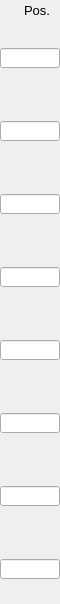
    <widget class="PyDMFrame" name="composite">
      <property name="geometry">
        <rect>
          <x>660</x>
          <y>61</y>
          <width>60</width>
          <height>604</height>
        </rect>
      </property>
      <widget class="QLabel" name="text_18">
        <property name="geometry">
          <rect>
            <x>10</x>
            <y>0</y>
            <width>40</width>
            <height>20</height>
          </rect>
        </property>
        <property name="text">
          <string>Pos.</string>
        </property>
        <property name="font" stdset="0">
          <font>
            <pointsize>10</pointsize>
          </font>
        </property>
        <property name="brush" stdset="0">
          <brush brushstyle="SolidPattern">
            <color alpha="255">
              <red>0</red>
              <green>0</green>
              <blue>0</blue>
            </color>
          </brush>
        </property>
        <property name="toolTip">
          <string>text_18</string>
        </property>
        <property name="alignment">
          <set>Qt::AlignRight|Qt::AlignTrailing|Qt::AlignVCenter</set>
        </property>
        <property name="styleSheet">
          <string notr="true">QLabel#text_18 {
  color: rgb(0, 0, 0);
  }</string>
        </property>
      </widget>
      <widget class="PyDMSlider" name="valuator">
        <property name="geometry">
          <rect>
            <x>0</x>
            <y>73</y>
            <width>60</width>
            <height>20</height>
          </rect>
        </property>
        <property name="channel" stdset="0">
          <string>ca://${P}${O1}PositionX</string>
        </property>
        <property name="toolTip">
          <string>${P}${O1}PositionX</string>
        </property>
        <property name="orientation" stdset="0">
          <string>Qt::Horizontal</string>
        </property>
        <property name="showLimitLabels" stdset="0">
          <bool>true</bool>
        </property>
        <property name="showValueLabel" stdset="0">
          <bool>false</bool>
        </property>
        <property name="showUnits" stdset="0">
          <bool>false</bool>
        </property>
        <property name="tickPosition" stdset="0">
          <enum>QSlider::NoTicks</enum>
        </property>
        <property name="precision" stdset="0">
          <number>1</number>
        </property>
        <property name="styleSheet">
          <string notr="true">PyDMSlider#valuator {
  color: rgb(0, 0, 0);
  background-color: rgb(115, 223, 255);
  }</string>
        </property>
      </widget>
      <widget class="PyDMLineEdit" name="text_entry_32">
        <property name="geometry">
          <rect>
            <x>0</x>
            <y>48</y>
            <width>60</width>
            <height>20</height>
          </rect>
        </property>
        <property name="channel" stdset="0">
          <string>ca://${P}${O1}PositionX</string>
        </property>
        <property name="toolTip">
          <string>${P}${O1}PositionX</string>
        </property>
        <property name="font" stdset="0">
          <font>
            <pointsize>10</pointsize>
          </font>
        </property>
        <property name="styleSheet">
          <string notr="true">PyDMLineEdit#text_entry_32 {
  color: rgb(0, 0, 0);
  background-color: rgb(115, 223, 255);
  border: 1px solid black;
  margin: 0px;
  padding: 0px;
  spacing: 0px;
  }</string>
        </property>
      </widget>
      <widget class="PyDMLabel" name="text_update_56">
        <property name="geometry">
          <rect>
            <x>0</x>
            <y>25</y>
            <width>60</width>
            <height>18</height>
          </rect>
        </property>
        <property name="toolTip">
          <string>PV: ${P}${O1}PositionX_RBV</string>
        </property>
        <property name="channel" stdset="0">
          <string>ca://${P}${O1}PositionX_RBV</string>
        </property>
        <property name="font" stdset="0">
          <font>
            <pointsize>10</pointsize>
          </font>
        </property>
        <property name="alignment">
          <set>Qt::AlignCenter</set>
        </property>
        <property name="textInteractionFlags">
          <set>Qt::TextSelectableByKeyboard|Qt::TextSelectableByMouse</set>
        </property>
        <property name="styleSheet">
          <string notr="true">PyDMLabel#text_update_56 {
  color: rgb(10, 0, 184);
  background-color: rgb(187, 187, 187);
  }</string>
        </property>
      </widget>
      <widget class="PyDMSlider" name="valuator_1">
        <property name="geometry">
          <rect>
            <x>0</x>
            <y>146</y>
            <width>60</width>
            <height>20</height>
          </rect>
        </property>
        <property name="channel" stdset="0">
          <string>ca://${P}${O2}PositionX</string>
        </property>
        <property name="toolTip">
          <string>${P}${O2}PositionX</string>
        </property>
        <property name="orientation" stdset="0">
          <string>Qt::Horizontal</string>
        </property>
        <property name="showLimitLabels" stdset="0">
          <bool>true</bool>
        </property>
        <property name="showValueLabel" stdset="0">
          <bool>false</bool>
        </property>
        <property name="showUnits" stdset="0">
          <bool>false</bool>
        </property>
        <property name="tickPosition" stdset="0">
          <enum>QSlider::NoTicks</enum>
        </property>
        <property name="precision" stdset="0">
          <number>1</number>
        </property>
        <property name="styleSheet">
          <string notr="true">PyDMSlider#valuator_1 {
  color: rgb(0, 0, 0);
  background-color: rgb(115, 223, 255);
  }</string>
        </property>
      </widget>
      <widget class="PyDMLineEdit" name="text_entry_33">
        <property name="geometry">
          <rect>
            <x>0</x>
            <y>121</y>
            <width>60</width>
            <height>20</height>
          </rect>
        </property>
        <property name="channel" stdset="0">
          <string>ca://${P}${O2}PositionX</string>
        </property>
        <property name="toolTip">
          <string>${P}${O2}PositionX</string>
        </property>
        <property name="font" stdset="0">
          <font>
            <pointsize>10</pointsize>
          </font>
        </property>
        <property name="styleSheet">
          <string notr="true">PyDMLineEdit#text_entry_33 {
  color: rgb(0, 0, 0);
  background-color: rgb(115, 223, 255);
  border: 1px solid black;
  margin: 0px;
  padding: 0px;
  spacing: 0px;
  }</string>
        </property>
      </widget>
      <widget class="PyDMLabel" name="text_update_57">
        <property name="geometry">
          <rect>
            <x>0</x>
            <y>98</y>
            <width>60</width>
            <height>18</height>
          </rect>
        </property>
        <property name="toolTip">
          <string>PV: ${P}${O2}PositionX_RBV</string>
        </property>
        <property name="channel" stdset="0">
          <string>ca://${P}${O2}PositionX_RBV</string>
        </property>
        <property name="font" stdset="0">
          <font>
            <pointsize>10</pointsize>
          </font>
        </property>
        <property name="alignment">
          <set>Qt::AlignCenter</set>
        </property>
        <property name="textInteractionFlags">
          <set>Qt::TextSelectableByKeyboard|Qt::TextSelectableByMouse</set>
        </property>
        <property name="styleSheet">
          <string notr="true">PyDMLabel#text_update_57 {
  color: rgb(10, 0, 184);
  background-color: rgb(187, 187, 187);
  }</string>
        </property>
      </widget>
      <widget class="PyDMSlider" name="valuator_2">
        <property name="geometry">
          <rect>
            <x>0</x>
            <y>219</y>
            <width>60</width>
            <height>20</height>
          </rect>
        </property>
        <property name="channel" stdset="0">
          <string>ca://${P}${O3}PositionX</string>
        </property>
        <property name="toolTip">
          <string>${P}${O3}PositionX</string>
        </property>
        <property name="orientation" stdset="0">
          <string>Qt::Horizontal</string>
        </property>
        <property name="showLimitLabels" stdset="0">
          <bool>true</bool>
        </property>
        <property name="showValueLabel" stdset="0">
          <bool>false</bool>
        </property>
        <property name="showUnits" stdset="0">
          <bool>false</bool>
        </property>
        <property name="tickPosition" stdset="0">
          <enum>QSlider::NoTicks</enum>
        </property>
        <property name="precision" stdset="0">
          <number>1</number>
        </property>
        <property name="styleSheet">
          <string notr="true">PyDMSlider#valuator_2 {
  color: rgb(0, 0, 0);
  background-color: rgb(115, 223, 255);
  }</string>
        </property>
      </widget>
      <widget class="PyDMLineEdit" name="text_entry_34">
        <property name="geometry">
          <rect>
            <x>0</x>
            <y>194</y>
            <width>60</width>
            <height>20</height>
          </rect>
        </property>
        <property name="channel" stdset="0">
          <string>ca://${P}${O3}PositionX</string>
        </property>
        <property name="toolTip">
          <string>${P}${O3}PositionX</string>
        </property>
        <property name="font" stdset="0">
          <font>
            <pointsize>10</pointsize>
          </font>
        </property>
        <property name="styleSheet">
          <string notr="true">PyDMLineEdit#text_entry_34 {
  color: rgb(0, 0, 0);
  background-color: rgb(115, 223, 255);
  border: 1px solid black;
  margin: 0px;
  padding: 0px;
  spacing: 0px;
  }</string>
        </property>
      </widget>
      <widget class="PyDMLabel" name="text_update_58">
        <property name="geometry">
          <rect>
            <x>0</x>
            <y>171</y>
            <width>60</width>
            <height>18</height>
          </rect>
        </property>
        <property name="toolTip">
          <string>PV: ${P}${O3}PositionX_RBV</string>
        </property>
        <property name="channel" stdset="0">
          <string>ca://${P}${O3}PositionX_RBV</string>
        </property>
        <property name="font" stdset="0">
          <font>
            <pointsize>10</pointsize>
          </font>
        </property>
        <property name="alignment">
          <set>Qt::AlignCenter</set>
        </property>
        <property name="textInteractionFlags">
          <set>Qt::TextSelectableByKeyboard|Qt::TextSelectableByMouse</set>
        </property>
        <property name="styleSheet">
          <string notr="true">PyDMLabel#text_update_58 {
  color: rgb(10, 0, 184);
  background-color: rgb(187, 187, 187);
  }</string>
        </property>
      </widget>
      <widget class="PyDMSlider" name="valuator_3">
        <property name="geometry">
          <rect>
            <x>0</x>
            <y>292</y>
            <width>60</width>
            <height>20</height>
          </rect>
        </property>
        <property name="channel" stdset="0">
          <string>ca://${P}${O4}PositionX</string>
        </property>
        <property name="toolTip">
          <string>${P}${O4}PositionX</string>
        </property>
        <property name="orientation" stdset="0">
          <string>Qt::Horizontal</string>
        </property>
        <property name="showLimitLabels" stdset="0">
          <bool>true</bool>
        </property>
        <property name="showValueLabel" stdset="0">
          <bool>false</bool>
        </property>
        <property name="showUnits" stdset="0">
          <bool>false</bool>
        </property>
        <property name="tickPosition" stdset="0">
          <enum>QSlider::NoTicks</enum>
        </property>
        <property name="precision" stdset="0">
          <number>1</number>
        </property>
        <property name="styleSheet">
          <string notr="true">PyDMSlider#valuator_3 {
  color: rgb(0, 0, 0);
  background-color: rgb(115, 223, 255);
  }</string>
        </property>
      </widget>
      <widget class="PyDMLineEdit" name="text_entry_35">
        <property name="geometry">
          <rect>
            <x>0</x>
            <y>267</y>
            <width>60</width>
            <height>20</height>
          </rect>
        </property>
        <property name="channel" stdset="0">
          <string>ca://${P}${O4}PositionX</string>
        </property>
        <property name="toolTip">
          <string>${P}${O4}PositionX</string>
        </property>
        <property name="font" stdset="0">
          <font>
            <pointsize>10</pointsize>
          </font>
        </property>
        <property name="styleSheet">
          <string notr="true">PyDMLineEdit#text_entry_35 {
  color: rgb(0, 0, 0);
  background-color: rgb(115, 223, 255);
  border: 1px solid black;
  margin: 0px;
  padding: 0px;
  spacing: 0px;
  }</string>
        </property>
      </widget>
      <widget class="PyDMLabel" name="text_update_59">
        <property name="geometry">
          <rect>
            <x>0</x>
            <y>244</y>
            <width>60</width>
            <height>18</height>
          </rect>
        </property>
        <property name="toolTip">
          <string>PV: ${P}${O4}PositionX_RBV</string>
        </property>
        <property name="channel" stdset="0">
          <string>ca://${P}${O4}PositionX_RBV</string>
        </property>
        <property name="font" stdset="0">
          <font>
            <pointsize>10</pointsize>
          </font>
        </property>
        <property name="alignment">
          <set>Qt::AlignCenter</set>
        </property>
        <property name="textInteractionFlags">
          <set>Qt::TextSelectableByKeyboard|Qt::TextSelectableByMouse</set>
        </property>
        <property name="styleSheet">
          <string notr="true">PyDMLabel#text_update_59 {
  color: rgb(10, 0, 184);
  background-color: rgb(187, 187, 187);
  }</string>
        </property>
      </widget>
      <widget class="PyDMSlider" name="valuator_4">
        <property name="geometry">
          <rect>
            <x>0</x>
            <y>365</y>
            <width>60</width>
            <height>20</height>
          </rect>
        </property>
        <property name="channel" stdset="0">
          <string>ca://${P}${O5}PositionX</string>
        </property>
        <property name="toolTip">
          <string>${P}${O5}PositionX</string>
        </property>
        <property name="orientation" stdset="0">
          <string>Qt::Horizontal</string>
        </property>
        <property name="showLimitLabels" stdset="0">
          <bool>true</bool>
        </property>
        <property name="showValueLabel" stdset="0">
          <bool>false</bool>
        </property>
        <property name="showUnits" stdset="0">
          <bool>false</bool>
        </property>
        <property name="tickPosition" stdset="0">
          <enum>QSlider::NoTicks</enum>
        </property>
        <property name="precision" stdset="0">
          <number>1</number>
        </property>
        <property name="styleSheet">
          <string notr="true">PyDMSlider#valuator_4 {
  color: rgb(0, 0, 0);
  background-color: rgb(115, 223, 255);
  }</string>
        </property>
      </widget>
      <widget class="PyDMLineEdit" name="text_entry_36">
        <property name="geometry">
          <rect>
            <x>0</x>
            <y>340</y>
            <width>60</width>
            <height>20</height>
          </rect>
        </property>
        <property name="channel" stdset="0">
          <string>ca://${P}${O5}PositionX</string>
        </property>
        <property name="toolTip">
          <string>${P}${O5}PositionX</string>
        </property>
        <property name="font" stdset="0">
          <font>
            <pointsize>10</pointsize>
          </font>
        </property>
        <property name="styleSheet">
          <string notr="true">PyDMLineEdit#text_entry_36 {
  color: rgb(0, 0, 0);
  background-color: rgb(115, 223, 255);
  border: 1px solid black;
  margin: 0px;
  padding: 0px;
  spacing: 0px;
  }</string>
        </property>
      </widget>
      <widget class="PyDMLabel" name="text_update_60">
        <property name="geometry">
          <rect>
            <x>0</x>
            <y>317</y>
            <width>60</width>
            <height>18</height>
          </rect>
        </property>
        <property name="toolTip">
          <string>PV: ${P}${O5}PositionX_RBV</string>
        </property>
        <property name="channel" stdset="0">
          <string>ca://${P}${O5}PositionX_RBV</string>
        </property>
        <property name="font" stdset="0">
          <font>
            <pointsize>10</pointsize>
          </font>
        </property>
        <property name="alignment">
          <set>Qt::AlignCenter</set>
        </property>
        <property name="textInteractionFlags">
          <set>Qt::TextSelectableByKeyboard|Qt::TextSelectableByMouse</set>
        </property>
        <property name="styleSheet">
          <string notr="true">PyDMLabel#text_update_60 {
  color: rgb(10, 0, 184);
  background-color: rgb(187, 187, 187);
  }</string>
        </property>
      </widget>
      <widget class="PyDMSlider" name="valuator_5">
        <property name="geometry">
          <rect>
            <x>0</x>
            <y>438</y>
            <width>60</width>
            <height>20</height>
          </rect>
        </property>
        <property name="channel" stdset="0">
          <string>ca://${P}${O6}PositionX</string>
        </property>
        <property name="toolTip">
          <string>${P}${O6}PositionX</string>
        </property>
        <property name="orientation" stdset="0">
          <string>Qt::Horizontal</string>
        </property>
        <property name="showLimitLabels" stdset="0">
          <bool>true</bool>
        </property>
        <property name="showValueLabel" stdset="0">
          <bool>false</bool>
        </property>
        <property name="showUnits" stdset="0">
          <bool>false</bool>
        </property>
        <property name="tickPosition" stdset="0">
          <enum>QSlider::NoTicks</enum>
        </property>
        <property name="precision" stdset="0">
          <number>1</number>
        </property>
        <property name="styleSheet">
          <string notr="true">PyDMSlider#valuator_5 {
  color: rgb(0, 0, 0);
  background-color: rgb(115, 223, 255);
  }</string>
        </property>
      </widget>
      <widget class="PyDMLineEdit" name="text_entry_37">
        <property name="geometry">
          <rect>
            <x>0</x>
            <y>413</y>
            <width>60</width>
            <height>20</height>
          </rect>
        </property>
        <property name="channel" stdset="0">
          <string>ca://${P}${O6}PositionX</string>
        </property>
        <property name="toolTip">
          <string>${P}${O6}PositionX</string>
        </property>
        <property name="font" stdset="0">
          <font>
            <pointsize>10</pointsize>
          </font>
        </property>
        <property name="styleSheet">
          <string notr="true">PyDMLineEdit#text_entry_37 {
  color: rgb(0, 0, 0);
  background-color: rgb(115, 223, 255);
  border: 1px solid black;
  margin: 0px;
  padding: 0px;
  spacing: 0px;
  }</string>
        </property>
      </widget>
      <widget class="PyDMLabel" name="text_update_61">
        <property name="geometry">
          <rect>
            <x>0</x>
            <y>390</y>
            <width>60</width>
            <height>18</height>
          </rect>
        </property>
        <property name="toolTip">
          <string>PV: ${P}${O6}PositionX_RBV</string>
        </property>
        <property name="channel" stdset="0">
          <string>ca://${P}${O6}PositionX_RBV</string>
        </property>
        <property name="font" stdset="0">
          <font>
            <pointsize>10</pointsize>
          </font>
        </property>
        <property name="alignment">
          <set>Qt::AlignCenter</set>
        </property>
        <property name="textInteractionFlags">
          <set>Qt::TextSelectableByKeyboard|Qt::TextSelectableByMouse</set>
        </property>
        <property name="styleSheet">
          <string notr="true">PyDMLabel#text_update_61 {
  color: rgb(10, 0, 184);
  background-color: rgb(187, 187, 187);
  }</string>
        </property>
      </widget>
      <widget class="PyDMSlider" name="valuator_6">
        <property name="geometry">
          <rect>
            <x>0</x>
            <y>511</y>
            <width>60</width>
            <height>20</height>
          </rect>
        </property>
        <property name="channel" stdset="0">
          <string>ca://${P}${O7}PositionX</string>
        </property>
        <property name="toolTip">
          <string>${P}${O7}PositionX</string>
        </property>
        <property name="orientation" stdset="0">
          <string>Qt::Horizontal</string>
        </property>
        <property name="showLimitLabels" stdset="0">
          <bool>true</bool>
        </property>
        <property name="showValueLabel" stdset="0">
          <bool>false</bool>
        </property>
        <property name="showUnits" stdset="0">
          <bool>false</bool>
        </property>
        <property name="tickPosition" stdset="0">
          <enum>QSlider::NoTicks</enum>
        </property>
        <property name="precision" stdset="0">
          <number>1</number>
        </property>
        <property name="styleSheet">
          <string notr="true">PyDMSlider#valuator_6 {
  color: rgb(0, 0, 0);
  background-color: rgb(115, 223, 255);
  }</string>
        </property>
      </widget>
      <widget class="PyDMLineEdit" name="text_entry_38">
        <property name="geometry">
          <rect>
            <x>0</x>
            <y>486</y>
            <width>60</width>
            <height>20</height>
          </rect>
        </property>
        <property name="channel" stdset="0">
          <string>ca://${P}${O7}PositionX</string>
        </property>
        <property name="toolTip">
          <string>${P}${O7}PositionX</string>
        </property>
        <property name="font" stdset="0">
          <font>
            <pointsize>10</pointsize>
          </font>
        </property>
        <property name="styleSheet">
          <string notr="true">PyDMLineEdit#text_entry_38 {
  color: rgb(0, 0, 0);
  background-color: rgb(115, 223, 255);
  border: 1px solid black;
  margin: 0px;
  padding: 0px;
  spacing: 0px;
  }</string>
        </property>
      </widget>
      <widget class="PyDMLabel" name="text_update_62">
        <property name="geometry">
          <rect>
            <x>0</x>
            <y>463</y>
            <width>60</width>
            <height>18</height>
          </rect>
        </property>
        <property name="toolTip">
          <string>PV: ${P}${O7}PositionX_RBV</string>
        </property>
        <property name="channel" stdset="0">
          <string>ca://${P}${O7}PositionX_RBV</string>
        </property>
        <property name="font" stdset="0">
          <font>
            <pointsize>10</pointsize>
          </font>
        </property>
        <property name="alignment">
          <set>Qt::AlignCenter</set>
        </property>
        <property name="textInteractionFlags">
          <set>Qt::TextSelectableByKeyboard|Qt::TextSelectableByMouse</set>
        </property>
        <property name="styleSheet">
          <string notr="true">PyDMLabel#text_update_62 {
  color: rgb(10, 0, 184);
  background-color: rgb(187, 187, 187);
  }</string>
        </property>
      </widget>
      <widget class="PyDMSlider" name="valuator_7">
        <property name="geometry">
          <rect>
            <x>0</x>
            <y>584</y>
            <width>60</width>
            <height>20</height>
          </rect>
        </property>
        <property name="channel" stdset="0">
          <string>ca://${P}${O8}PositionX</string>
        </property>
        <property name="toolTip">
          <string>${P}${O8}PositionX</string>
        </property>
        <property name="orientation" stdset="0">
          <string>Qt::Horizontal</string>
        </property>
        <property name="showLimitLabels" stdset="0">
          <bool>true</bool>
        </property>
        <property name="showValueLabel" stdset="0">
          <bool>false</bool>
        </property>
        <property name="showUnits" stdset="0">
          <bool>false</bool>
        </property>
        <property name="tickPosition" stdset="0">
          <enum>QSlider::NoTicks</enum>
        </property>
        <property name="precision" stdset="0">
          <number>1</number>
        </property>
        <property name="styleSheet">
          <string notr="true">PyDMSlider#valuator_7 {
  color: rgb(0, 0, 0);
  background-color: rgb(115, 223, 255);
  }</string>
        </property>
      </widget>
      <widget class="PyDMLineEdit" name="text_entry_39">
        <property name="geometry">
          <rect>
            <x>0</x>
            <y>559</y>
            <width>60</width>
            <height>20</height>
          </rect>
        </property>
        <property name="channel" stdset="0">
          <string>ca://${P}${O8}PositionX</string>
        </property>
        <property name="toolTip">
          <string>${P}${O8}PositionX</string>
        </property>
        <property name="font" stdset="0">
          <font>
            <pointsize>10</pointsize>
          </font>
        </property>
        <property name="styleSheet">
          <string notr="true">PyDMLineEdit#text_entry_39 {
  color: rgb(0, 0, 0);
  background-color: rgb(115, 223, 255);
  border: 1px solid black;
  margin: 0px;
  padding: 0px;
  spacing: 0px;
  }</string>
        </property>
      </widget>
      <widget class="PyDMLabel" name="text_update_63">
        <property name="geometry">
          <rect>
            <x>0</x>
            <y>536</y>
            <width>60</width>
            <height>18</height>
          </rect>
        </property>
        <property name="toolTip">
          <string>PV: ${P}${O8}PositionX_RBV</string>
        </property>
        <property name="channel" stdset="0">
          <string>ca://${P}${O8}PositionX_RBV</string>
        </property>
        <property name="font" stdset="0">
          <font>
            <pointsize>10</pointsize>
          </font>
        </property>
        <property name="alignment">
          <set>Qt::AlignCenter</set>
        </property>
        <property name="textInteractionFlags">
          <set>Qt::TextSelectableByKeyboard|Qt::TextSelectableByMouse</set>
        </property>
        <property name="styleSheet">
          <string notr="true">PyDMLabel#text_update_63 {
  color: rgb(10, 0, 184);
  background-color: rgb(187, 187, 187);
  }</string>
        </property>
      </widget>
    </widget>
